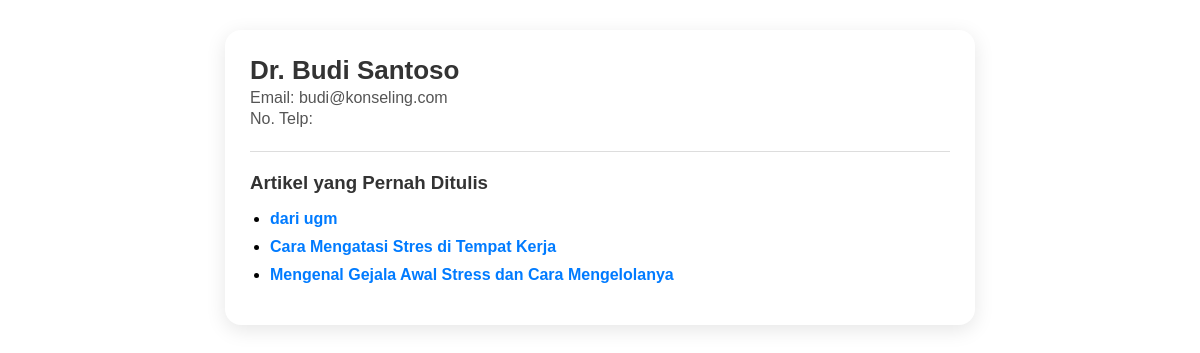
/archive/detail_dokter.php?id_dokter=1, run on the app's committed database.
### tables this page shows
CREATE TABLE `users` (
  `user_id` int(11) NOT NULL,
  `nama` varchar(100) DEFAULT NULL,
  `email` varchar(100) DEFAULT NULL,
  `password` varchar(255) DEFAULT NULL,
  `role` enum('dokter','pasien') DEFAULT NULL,
  `no_hp` varchar(20) DEFAULT '-',
  `alamat` text DEFAULT NULL,
  `foto` varchar(255) DEFAULT 'default.png'
);

CREATE TABLE `artikel` (
  `artikel_id` int(11) NOT NULL,
  `dokter_id` int(11) DEFAULT NULL,
  `judul` varchar(200) DEFAULT NULL,
  `isi` longtext DEFAULT NULL,
  `tanggal` datetime DEFAULT NULL
);

### archive/detail_dokter.php (the view, shortened to what this page needs)
<?php
include 'connection.php';
if (isset($_GET['id_dokter'])) {
    $dokter_id = intval($_GET['id_dokter']);
} else {
    die("<h2>Dokter tidak ditemukan.</h2>");
}
$sql_dokter = "
    SELECT user_id, nama, email, no_hp
    FROM users
    WHERE user_id = '$dokter_id' AND role='dokter'
";
$result_dokter = mysqli_query($conn, $sql_dokter);
$dokter = mysqli_fetch_assoc($result_dokter);
$sql_artikel = "
    SELECT artikel_id, judul, tanggal
    FROM artikel
    WHERE dokter_id = '$dokter_id'
    ORDER BY tanggal DESC
";
$artikel_result = mysqli_query($conn, $sql_artikel);
?>
<!DOCTYPE html>
<html lang="en">
<head>
</head>
<body>
    <div class="dokter-card">
    <div class="dokter-header">
        <div class="dokter-info">
            <h2><?php echo $dokter['nama']; ?></h2>
            <p>Email: <?php echo $dokter['email']; ?></p>
            <p>No. Telp: <?php echo $dokter['no_hp']; ?></p>
        </div>
    </div>
    <hr>
    <h3>Artikel yang Pernah Ditulis</h3>
    <?php if (mysqli_num_rows($artikel_result) > 0) { ?>
        <ul class="artikel-list">
            <?php while($row = mysqli_fetch_assoc($artikel_result)) { ?>
                <li>
                    <a href="artikel_detail.php?id=<?= $row['artikel_id']; ?>">
                        <?= $row['judul']; ?>
                    </a>
                </li>
            <?php } ?>
        </ul>
    <?php } else { ?>
        <p>Tidak ada artikel yang ditulis dokter ini.</p>
    <?php } ?>
</div>
</body>
</html>

### archive/detail_dokter.php (style rules this page uses)
.dokter-card { max-width: 700px; margin: 30px auto; padding: 25px; background: #ffffff; border-radius: 16px; box-shadow: 0 5px 20px rgba(0, 0, 0, 0.1); font-family: Arial, sans-serif; }
.dokter-header { display: flex; align-items: center; gap: 20px; }
.dokter-info h2 { margin: 0; font-size: 26px; color: #333; }
.dokter-info p { margin: 3px 0; color: #555; }
hr { margin: 20px 0; border: none; border-top: 1px solid #ddd; }
h3 { color: #333; margin-bottom: 10px; }
.artikel-list { padding-left: 20px; }
.artikel-list li { margin-bottom: 10px; }
.artikel-list a { text-decoration: none; color: #007bff; font-weight: bold; }

### data on the page
users: nama "Dr. Budi Santoso", email "budi@konseling.com"
artikel: judul "dari ugm"
artikel: judul "Cara Mengatasi Stres di Tempat Kerja"
artikel: judul "Mengenal Gejala Awal Stress dan Cara Mengelolanya"
